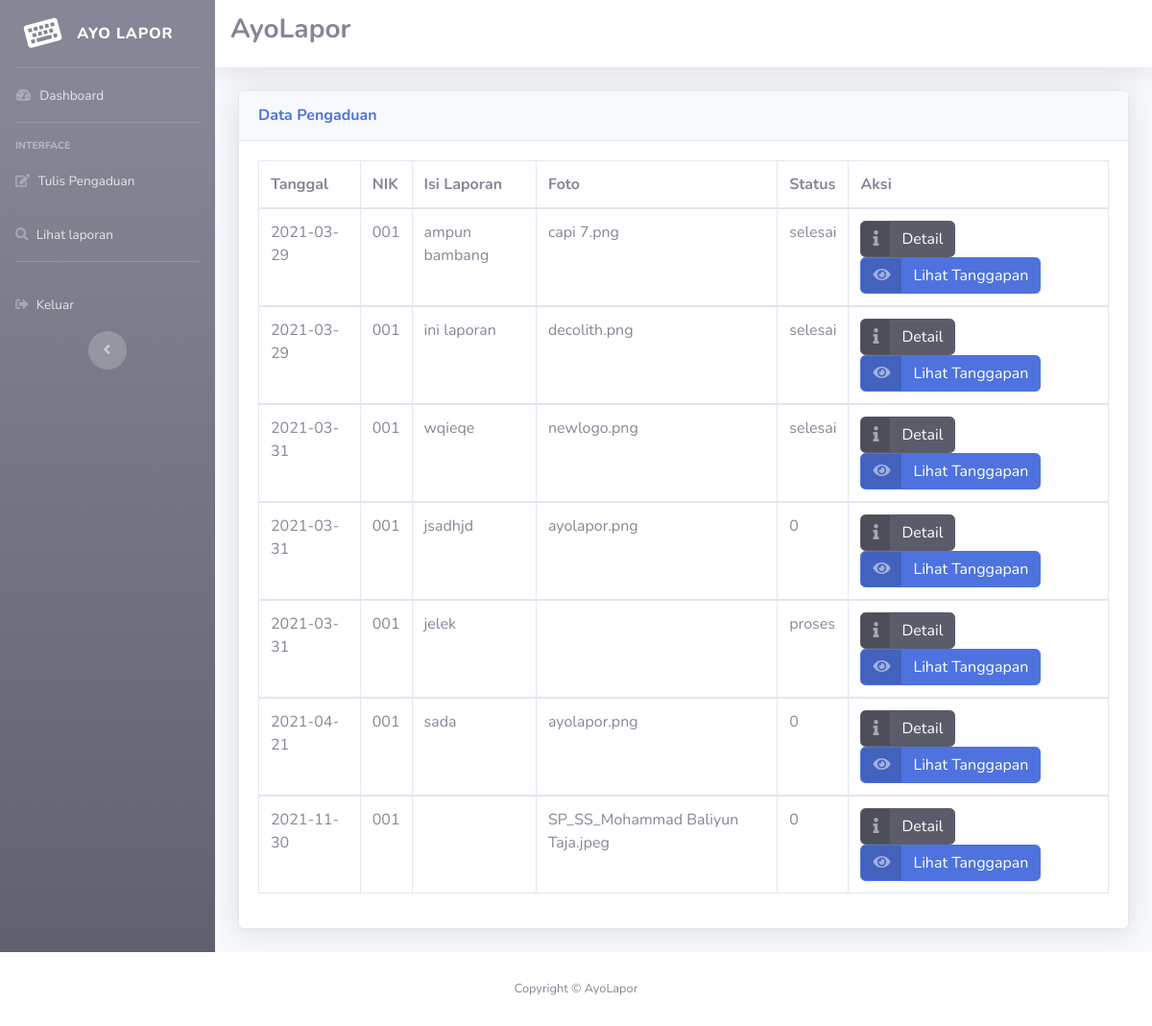
/masyarakat.php?url=lihat_pengaduan (signed in), run on the app's committed database.
### tables this page shows
CREATE TABLE `pengaduan` (
  `id_pengaduan` int(11) NOT NULL,
  `tgl_pengaduan` date NOT NULL,
  `nik` varchar(16) NOT NULL,
  `isi_laporan` text NOT NULL,
  `foto` varchar(255) NOT NULL,
  `status` enum('0','proses','selesai','') NOT NULL
);

### lihat_pengaduan.php (the view, shortened to what this page needs)
<!DOCTYPE html>
<html lang="en">
<head>
  <link href="vendor/fontawesome-free/css/all.min.css" rel="stylesheet" type="text/css">
  <link href="css/sb-admin-2.min.css" rel="stylesheet">
  <link href="vendor/datatables/dataTables.bootstrap4.min.css" rel="stylesheet">
</head>
<body id="page-top">
  <div class="card shadow mb-4">
    <div class="card-header py-3">
      <h6 class="m-0 font-weight-bold text-primary">Data Pengaduan</h6>
    </div>
    <div class="card-body">
      <div class="table-responsive">
        <table class="table table-bordered" id="dataTable" width="100%" cellspacing="0">
          <thead>
            <tr>
              <th>Tanggal</th>
              <th>NIK</th>
              <th>Isi Laporan</th>
              <th>Foto </th>
              <th>Status</th>
              <th>Aksi</th>
            </tr>
          </thead>
          <?php
          require 'koneksi.php';
          $sql = mysqli_query($conn, "select * from pengaduan where nik='$_SESSION[nik]'");
          while ($data = mysqli_fetch_array($sql)) {
          ?>
            <tbody>
              <tr>
                <td><?php echo $data['tgl_pengaduan']; ?></td>
                <td><?php echo $data['nik']; ?></td>
                <td><?php echo $data['isi_laporan']; ?></td>
                <td><?php echo $data['foto']; ?></td>
                <td><?php echo $data['status']; ?></td>
                <td>
                  <a href="?url=detail_pengaduan&id=<?php echo $data['id_pengaduan']; ?>" class="btn btn-dark btn-icon-split">
                    <span class="icon text-white-50">
                      <i class="fas fa-info"></i>
                    </span>
                    <span class="text">Detail</span>
                  </a>
                  <a href="?url=lihat_tanggapan&id=<?php echo $data['id_pengaduan']; ?>" class="btn btn-primary btn-icon-split">
                    <span class="icon text-white-50">
                      <i class="fas fa-eye"></i>
                    </span>
                    <span class="text">Lihat Tanggapan</span>
                  </a>
                </td>
              </tr>
            </tbody>
          <?php } ?>
        </table>
      </div>
    </div>
  </div>
  </div>
  </div>
  </div>
  </div>
</body>
</html>

### data on the page
pengaduan: tgl_pengaduan "2021-03-29", nik "001", isi_laporan "ampun bambang", foto "capi 7.png", status "selesai"
pengaduan: tgl_pengaduan "2021-03-29", nik "001", isi_laporan "ini laporan", foto "decolith.png", status "selesai"
pengaduan: tgl_pengaduan "2021-03-31", nik "001", isi_laporan "wqieqe", foto "newlogo.png", status "selesai"
pengaduan: tgl_pengaduan "2021-03-31", nik "001", isi_laporan "jsadhjd", foto "ayolapor.png", status "0"
pengaduan: tgl_pengaduan "2021-03-31", nik "001", isi_laporan "jelek", status "proses"
pengaduan: tgl_pengaduan "2021-04-21", nik "001", isi_laporan "sada", foto "ayolapor.png", status "0"
pengaduan: tgl_pengaduan "2021-11-30", nik "001", foto "SP_SS_Mohammad Baliyun Taja.jpeg", status "0"
